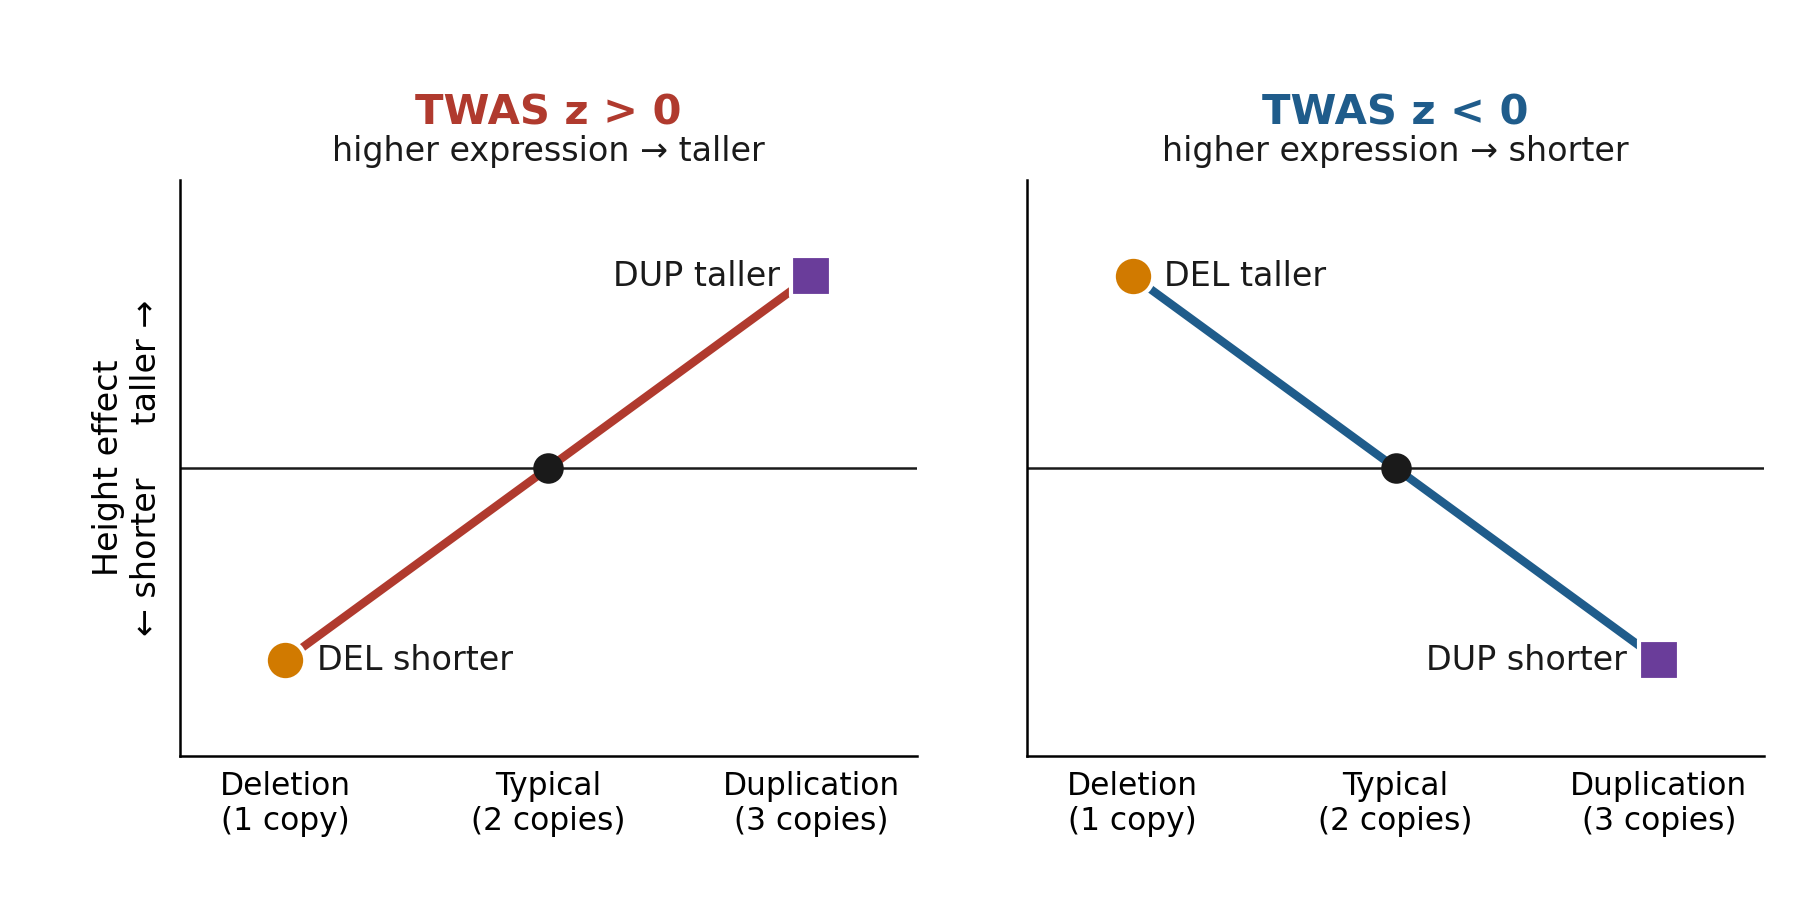

Here is the Python script that generated this plot:
# Schematic (no data) of the expected relationship between a region's summed height TWAS z and CNV height effects:
# z > 0 (higher expression -> taller): DEL shorter, DUP taller; z < 0 (higher expression -> shorter): DEL taller, DUP shorter.
# (MS 2026-11-08) Outputs: fig_twas_sign_schematic.{png,pdf}
import os, matplotlib
matplotlib.use("Agg"); import matplotlib.pyplot as plt
HERE = os.path.dirname(os.path.abspath(__file__))
INK = '#1a1a1a'; LIGHT = '#dcdcdc'; UP = '#b03a2e'; DN = '#1f5c8b'; CDEL = '#d17a00'; CDUP = '#6a3d9a'
plt.rcParams.update({"font.family": "DejaVu Sans", "axes.linewidth": .6})
fig, axs = plt.subplots(1, 2, figsize=(6, 3), sharey=True); fig.subplots_adjust(left=.1, right=.98, top=.8, bottom=.16, wspace=.15)
for ax, s, col, title, sub in [(axs[0], 1, UP, "TWAS z > 0", "higher expression → taller"),
                               (axs[1], -1, DN, "TWAS z < 0", "higher expression → shorter")]:
    ax.axhline(0, color=INK, lw=.6, zorder=1)
    ax.plot([1, 2, 3], [-s, 0, s], color=col, lw=2, zorder=2)
    ax.scatter([1], [-s], s=90, color=CDEL, edgecolor="white", lw=1, zorder=3)
    ax.scatter([3], [s], s=90, color=CDUP, marker="s", edgecolor="white", lw=1, zorder=3)
    ax.scatter([2], [0], s=40, color=INK, zorder=3)
    ax.annotate("DEL " + ("shorter" if s > 0 else "taller"), (1, -s), xytext=(1.12, -s), va="center", size=8, color=INK)
    ax.annotate("DUP " + ("taller" if s > 0 else "shorter"), (3, s), xytext=(2.88, s), va="center", ha="right", size=8, color=INK)
    ax.set_title(f"{title}\n", size=10, weight="bold", color=col, pad=2)
    ax.text(.5, 1.02, sub, transform=ax.transAxes, ha="center", va="bottom", size=8, color=INK)
    ax.set_xticks([1, 2, 3]); ax.set_xticklabels(["Deletion\n(1 copy)", "Typical\n(2 copies)", "Duplication\n(3 copies)"], size=7.5)
    ax.set_xlim(.6, 3.4); ax.set_ylim(-1.5, 1.5); ax.set_yticks([]); ax.tick_params(length=0)
    ax.spines[["top", "right"]].set_visible(False)
axs[0].set_ylabel("Height effect\n← shorter     taller →", size=8)
fig.savefig(HERE + "/fig_twas_sign_schematic.png", dpi=300); fig.savefig(HERE + "/fig_twas_sign_schematic.pdf")
